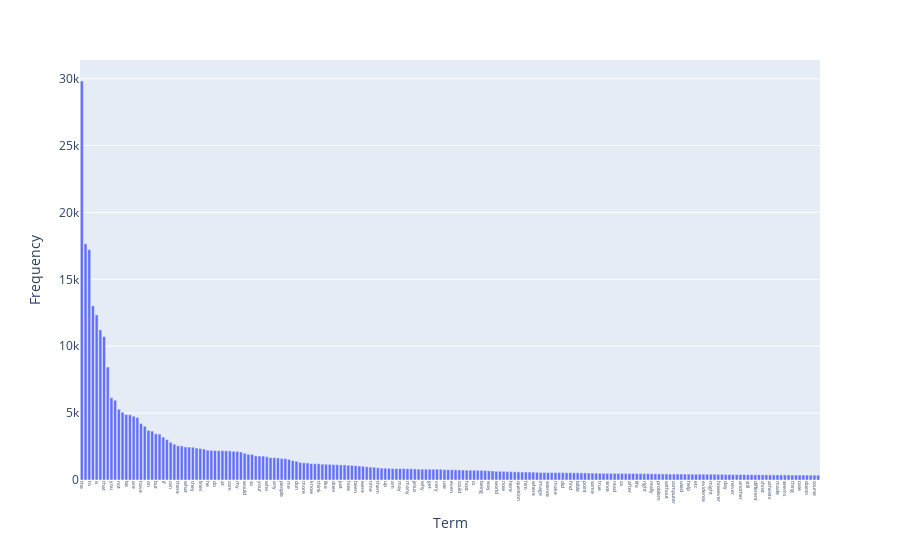

Here is the notebook cell this chart was saved with:
### Markdown cell above
#### Exercise 14 (take home)

The chart above only contains 300 vocabulary in the documents, and it's already computationally intensive to both compute and visualize. Can you efficiently reduce the number of terms you want to visualize as an exercise.

使用`df.nlargest()`找出前 100 個高頻詞匯呈現

### Code cell
# Answer here

# buid a dataframe include terms and its frequencies
df_all = pd.DataFrame(
    {"term": count_vect.get_feature_names_out(), "frequency": term_frequencies}
)

# find top 100 high-frequency words
selected_terms = df_all.nlargest(200, "frequency")

# plot
fig = px.bar(selected_terms, x="term", y="frequency")
fig.update_xaxes(tickangle=90, tickfont=dict(size=5))
fig.update_layout(xaxis_title="Term", yaxis_title="Frequency")
fig.show()

### Figure 1 — Plotly figure (JSON) as saved in the notebook; plotly's stock layout.template omitted (floating-point values rounded to 4 significant figures; data arrays with more than 128 entries replaced by an {"elided": "..."} marker saying what was removed)
{"data": [{"alignmentgroup": "True", "hovertemplate": "term=%{x}<br>frequency=%{y}<extra></extra>", "legendgroup": "", "marker": {"color": "#636efa", "pattern": {"shape": ""}}, "name": "", "offsetgroup": "", "orientation": "v", "showlegend": false, "textposition": "auto", "type": "bar", "x": {"elided": "200 str values"}, "xaxis": "x", "y": {"elided": "200 int values"}, "yaxis": "y"}], "layout": {"barmode": "relative", "legend": {"tracegroupgap": 0}, "margin": {"t": 60}, "xaxis": {"anchor": "y", "domain": [0, 1], "tickangle": 90, "tickfont": {"size": 5}, "title": {"text": "Term"}}, "yaxis": {"anchor": "x", "domain": [0, 1], "title": {"text": "Frequency"}}}}
